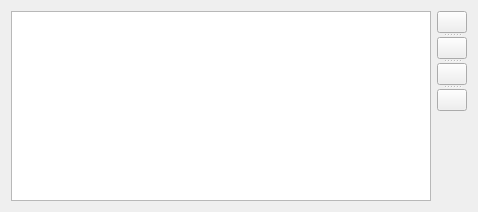
<?xml version="1.0" encoding="UTF-8"?>
<ui version="4.0">
 <class>OrderedTableWidget</class>
 <widget class="QWidget" name="OrderedTableWidget">
  <property name="geometry">
   <rect>
    <x>0</x>
    <y>0</y>
    <width>478</width>
    <height>212</height>
   </rect>
  </property>
  <property name="windowTitle">
   <string>Form</string>
  </property>
  <layout class="QGridLayout" name="gridLayout">
   <item row="1" column="1">
    <widget class="QSplitter" name="splitter">
     <property name="orientation">
      <enum>Qt::Vertical</enum>
     </property>
     <widget class="QPushButton" name="moveUpPushButton">
      <property name="sizePolicy">
       <sizepolicy hsizetype="Minimum" vsizetype="Minimum">
        <horstretch>0</horstretch>
        <verstretch>0</verstretch>
       </sizepolicy>
      </property>
      <property name="maximumSize">
       <size>
        <width>30</width>
        <height>25</height>
       </size>
      </property>
      <property name="toolTip">
       <string>Move up</string>
      </property>
      <property name="text">
       <string/>
      </property>
      <property name="icon">
       <iconset resource="../../../resources.qrc">
        <normaloff>:/plugins/DsgTools/icons/up.png</normaloff>:/plugins/DsgTools/icons/up.png</iconset>
      </property>
     </widget>
     <widget class="QPushButton" name="addPushButton">
      <property name="sizePolicy">
       <sizepolicy hsizetype="Minimum" vsizetype="Minimum">
        <horstretch>0</horstretch>
        <verstretch>0</verstretch>
       </sizepolicy>
      </property>
      <property name="maximumSize">
       <size>
        <width>30</width>
        <height>25</height>
       </size>
      </property>
      <property name="toolTip">
       <string>Add</string>
      </property>
      <property name="text">
       <string/>
      </property>
      <property name="icon">
       <iconset resource="../../../resources.qrc">
        <normaloff>:/plugins/DsgTools/icons/plus.png</normaloff>:/plugins/DsgTools/icons/plus.png</iconset>
      </property>
     </widget>
     <widget class="QPushButton" name="removePushButton">
      <property name="sizePolicy">
       <sizepolicy hsizetype="Minimum" vsizetype="Minimum">
        <horstretch>0</horstretch>
        <verstretch>0</verstretch>
       </sizepolicy>
      </property>
      <property name="maximumSize">
       <size>
        <width>30</width>
        <height>25</height>
       </size>
      </property>
      <property name="toolTip">
       <string>Remove</string>
      </property>
      <property name="text">
       <string/>
      </property>
      <property name="icon">
       <iconset resource="../../../resources.qrc">
        <normaloff>:/plugins/DsgTools/icons/remove.png</normaloff>:/plugins/DsgTools/icons/remove.png</iconset>
      </property>
     </widget>
     <widget class="QPushButton" name="moveDownPushButton">
      <property name="sizePolicy">
       <sizepolicy hsizetype="Minimum" vsizetype="Minimum">
        <horstretch>0</horstretch>
        <verstretch>0</verstretch>
       </sizepolicy>
      </property>
      <property name="maximumSize">
       <size>
        <width>30</width>
        <height>25</height>
       </size>
      </property>
      <property name="toolTip">
       <string>Move down</string>
      </property>
      <property name="text">
       <string/>
      </property>
      <property name="icon">
       <iconset resource="../../../resources.qrc">
        <normaloff>:/plugins/DsgTools/icons/down.png</normaloff>:/plugins/DsgTools/icons/down.png</iconset>
      </property>
     </widget>
    </widget>
   </item>
   <item row="2" column="1">
    <spacer name="verticalSpacer">
     <property name="orientation">
      <enum>Qt::Vertical</enum>
     </property>
     <property name="sizeHint" stdset="0">
      <size>
       <width>20</width>
       <height>40</height>
      </size>
     </property>
    </spacer>
   </item>
   <item row="1" column="0" rowspan="2">
    <widget class="QTableWidget" name="tableWidget">
     <property name="horizontalScrollMode">
      <enum>QAbstractItemView::ScrollPerPixel</enum>
     </property>
     <property name="rowCount">
      <number>0</number>
     </property>
     <property name="columnCount">
      <number>0</number>
     </property>
    </widget>
   </item>
  </layout>
 </widget>
 <resources>
  <include location="../../../resources.qrc"/>
 </resources>
 <connections/>
</ui>
